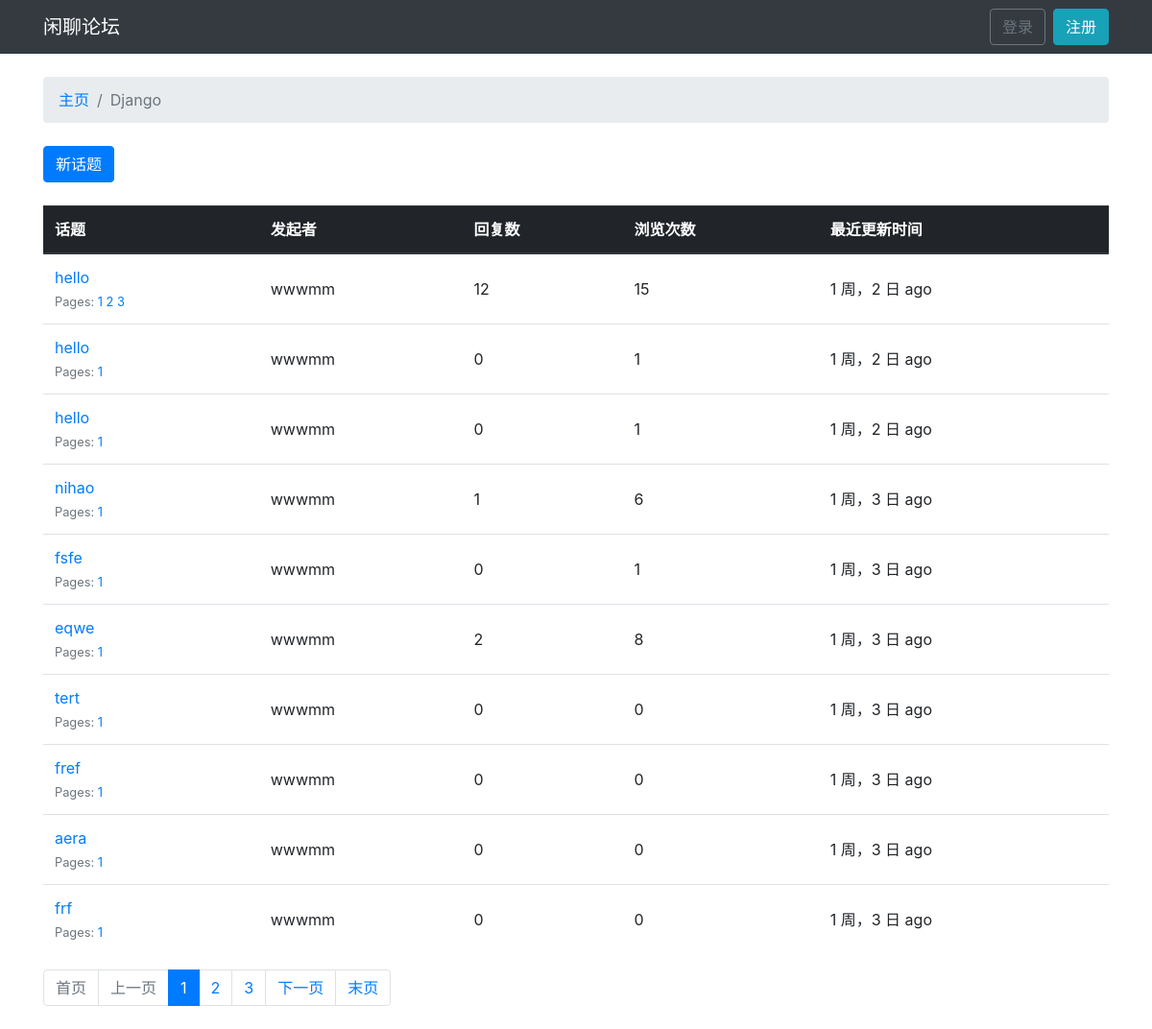
The app's page /boards/1/, older data.
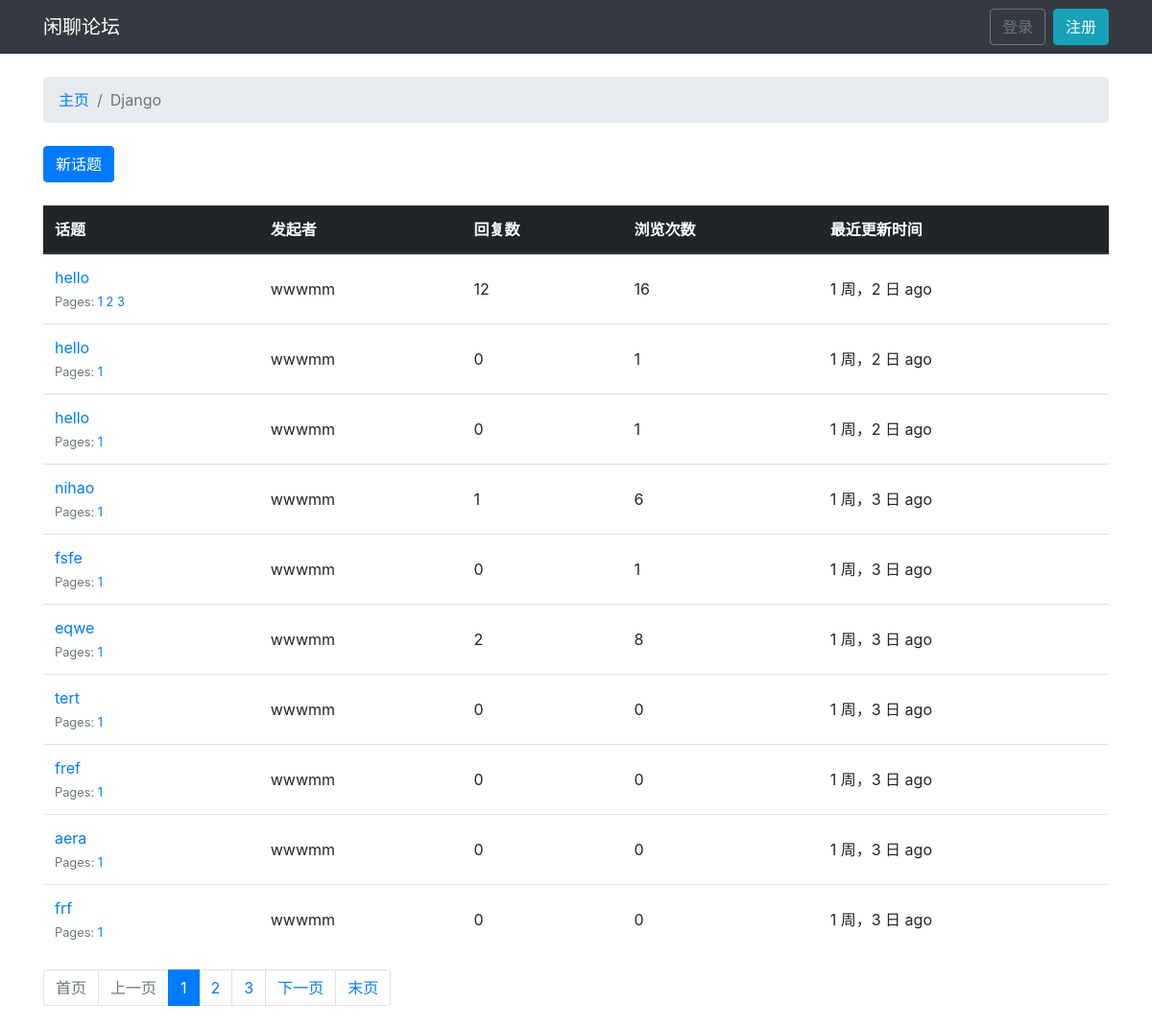
The same page, newer data.
### Board/models.py (models this page shows, shortened)
class Topic(models.Model):
    subject = models.CharField(max_length=200)
    last_update = models.DateTimeField(auto_now_add=True)
    board = models.ForeignKey(Board, on_delete=models.CASCADE, related_name='topics')
    starter = models.ForeignKey(User, on_delete=models.CASCADE, related_name='topics')
    views = models.PositiveIntegerField(default=0)  # 浏览次数，默认为0
    def get_page_count(self):
        count = self.posts.count()
        pages = count / 5
        return math.ceil(pages)
    def has_many_pages(self, count=None):
        if count is None:
            count = self.get_page_count()
        return count > 6
    def get_page_range(self):
        count = self.get_page_count()
        if self.has_many_pages(count):
            return range(1, 5)
        return range(1, count + 1)

### Board/views.py (the view)
# urls.py: path('boards/<int:pk>/', views.TopicListView.as_view(), name='board_topics'),
class TopicListView(ListView):
    model = Topic
    context_object_name = 'topics'
    template_name = 'topics.html'
    paginate_by = 10
    def get_context_data(self, **kwargs):
        kwargs['board'] = self.board
        return super().get_context_data(**kwargs)
    def get_queryset(self):
        self.board = get_object_or_404(Board, pk=self.kwargs.get('pk'))
        queryset = self.board.topics.order_by('-last_update').annotate(replies=Count('posts') - 1)
        return queryset

### templates/topics.html (shortened to what this page needs)
{% extends 'base.html' %}
{% load humanize %}
{% block breadcrumb %}
    <li class="breadcrumb-item"><a href="{% url 'home' %}">主页</a></li>
    <li class="breadcrumb-item active">{{ board.name }}</li>
{% endblock %}
{% block content %}
    <div class="mb-4">
        <a href="{% url 'new_topic' board.pk %}" class="btn btn-primary">新话题</a>
    </div>
    <table class="table table-hover">
        <thead class="thead-dark">
        <tr>
            <th>话题</th>
            <th>发起者</th>
            <th>回复数</th>
            <th>浏览次数</th>
            <th>最近更新时间</th>
        </tr>
        </thead>
        <tbody>
        {% for topic in topics %}
            {% url 'topic_posts' board.pk topic.pk as topic_url %}
            <tr>
                <td>
                    <p class="mb-0">
                        <a href="{{ topic_url }}">{{ topic.subject }}</a>
                    </p>
                    <small class="text-muted">
                        Pages:
                        {% for i in topic.get_page_range %}
                            <a href="{{ topic_url }}?page={{ i }}">{{ i }}</a>
                        {% endfor %}
                    </small>
                </td>
                <td class="align-middle">{{ topic.starter.username }}</td>
                <td class="align-middle">{{ topic.replies }}</td>
                <td class="align-middle">{{ topic.views }}</td>
                <td class="align-middle">{{ topic.last_update|naturaltime }}</td>
            </tr>
        {% endfor %}
        </tbody>
    </table>
    {% include 'includes/pagination.html' %}
{% endblock %}

Row changes from the older to the newer data that the page shows:
changed Topic (number 1 of 10 on the later page): views "15" → "16"
